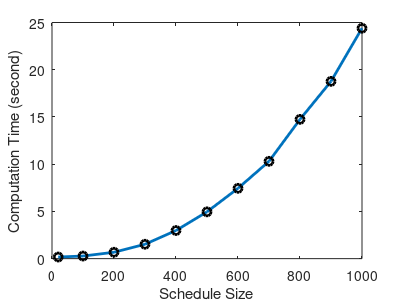

Here is the MATLAB script that generated this plot: (Note: this script raises an error after producing the figure.)
%% Network parameters
% Graph
G.V = [1;2;3;4;5;6;7];    % vertices
% G.C = [100;5;4;2;4;3;5];    %capacity of vertices
% G.C = [100;50;40;20;40;30;50];
G.C = [100;8;4;2;4;3;5];
G.ori = [1];
G.dest = [6,7];

G.Delta = [-1,0,0,0,0,0,0;...
           1,-1,-1,0,0,0,0;...
           0,1,0,-1,-1,0,0;...
           0,0,1,0,0,-1,0;...
           0,0,0,0,1,1,-1;...
           0,0,0,1,0,0,0;...
           0,0,0,0,0,0,1];      % Incidence matrix

X_l = [8;3;2;4;5;1;3];
X_u = [10;5;6;8;6;5;6];

G.W_l = diag(X_l);          % Edge weights: upperbound
G.W_u = diag(X_u);          % Edge weights: lowerbound


% Routes
R = cell(3,4);

R{1,1} = 1;             % path number
R{1,2} = [1,2,4];       % edges of the path 
R{1,3} = zeros(1,length(R{1,2}));       % aggregated uncertainty at each dest
R{1,4} = zeros(2,length(R{1,2}));       % aggregated travel time at each dest

R{2,1} = 2;         
R{2,2} = [1,2,5,7];
R{2,3} = zeros(1,length(R{2,2}));
R{2,4} = zeros(2,length(R{2,2}));

R{3,1} = 3;
R{3,2} = [1,3,6,7];
R{3,3} = zeros(1,length(R{3,2}));
R{3,4} = zeros(2,length(R{3,2}));

% for each routes, the nodes along the route
R2V = cell(size(R,1),2);
for k_R = 1:size(R,1)
    R2V{k_R,1} = R{k_R,1};    
    route = R{k_R,2};
    R2V{k_R,2} = zeros(1,length(route)+1);
    R2V{k_R,2}(1) = find(G.Delta(:,route(1))<0,1);
    for k = 1:length(route)
         R2V{k_R,2}(k+1) = find(G.Delta(:,route(k))>0,1);
    end
end

R(:,5) = R2V(:,2);

V2R = cell(length(G.V),2);
for v = 1:length(G.V)
    V2R{v,1} = v;
    V2R{v,2} = zeros(1,size(R,1));
    for k_R = 1:size(R,1)
        if sum(ismember(R2V{k_R,2},v))
             V2R{v,2}(k_R) = R{k_R,1};
        end
    end
    V2R{v,2} = V2R{v,2}(V2R{v,2}~=0);
end

% waiting time
w = 1;

% find all converging nodes and corresponding routes
% [the node that has route passing through, corresponding route] = time
% needs to reserve 
for k_R = 1:size(R,1)
    route = R{k_R,2};
    a_agr = 0;
    b_agr = 0;
    for k_2 = 1:length(route)
        if k_2 == 1
            a_agr = a_agr + G.W_l(route(k_2),route(k_2));
            b_agr = b_agr + G.W_u(route(k_2),route(k_2));
        else
            a_agr = a_agr + G.W_l(route(k_2),route(k_2))+w;
            b_agr = b_agr + G.W_u(route(k_2),route(k_2))+w;
        end
        R{k_R,3}(k_2) = b_agr - a_agr;
        R{k_R,4}(1,k_2) =a_agr;     % earliest arrival of k_2'th dest(node)
        R{k_R,4}(2,k_2) =b_agr;     % latest arrival of k_2'th dest(node)     
    end
end

%% Case study parameters
v_0 = 5;    % closing node
% N = 1000;     % number of demands
% max_dpT = 800;   % maximum of departure time (when generating)

% S = zeros(N,1);     % schedules 
% Demand_R = zeros(N,1);  % routes for demands
% S = round(rand(N,1)*max_dpT,1);
% Demand_R = randi(size(R,1),N,1);   % choose routes randomly (uniform distr)

% save('sche_ex11.mat','S');
% save('demand_ex11.mat','Demand_R');

% 20-UAV example
% load('sche_ex0.mat','S');
% load('demand_ex0.mat','Demand_R');

% 100-UAV example
% load('sche_ex1.mat','S');
% load('demand_ex1.mat','Demand_R');

% maximum size 1000

%% Computation/Verification (1 backup node)
% Verify that S satisfies the safety constraint when all nodes are
% available
% [safe_set, C_check] = verification_1_node(G,R,Demand_R,S,[],w);
 
% Verify that S satisfies the safety constraint when v_0 is disabled
% [safe_set, C_check] = verification_1_node(G,R,Demand_R,S,v_0,w);

% % check safety for the 11 datasets when node 5 is closed
% max_file = 11;
% verify_time = zeros(max_file,1);
% size_arr = zeros(max_file,1);
% for i =1:max_file
%     name_sche = ['sche_ex',num2str(i-1),'.mat'];
%     name_demand = ['demand_ex',num2str(i-1),'.mat'];
%     load(name_sche,'S');
%     load(name_demand,'Demand_R');
%     size_arr(i) = size(S,1);
%     tStart = tic; 
%     [safe_set, C_check] = verification_1_node(G,R,Demand_R,S,v_0,w);
%     tEnd = toc(tStart);
%     verify_time(i) = tEnd;
% end
% save('verification','verify_time');
% save('size_info','size_arr');

%% plots

% plot N vs computation time
load('verification','verify_time');
load('size_info','size_arr');

figure
set(gcf,'Units','Inches')
set(gcf,'Position',[4 4 4 3])
set(gca,'units','inches')
set(gcf, 'PaperUnits','inches');        
set(gcf, 'PaperSize', [4 3]);
set(gcf, 'PaperPositionMode', 'manual');
set(gcf, 'PaperPosition', [0 0 4 3]);
% curve
plot(size_arr, verify_time,'Linewidth',2);
hold on
% dots
plot(size_arr, verify_time,'ko','Linewidth',2);
ylabel('Computation Time (second)')
xlabel('Schedule Size')
% saveas(gcf,'size_time','pdf')
saveas(gcf,'size_time','fig')


% plot verification of size 20
load('sche_ex0.mat','S');
load('demand_ex0.mat','Demand_R');
[safe_set, C_check] = verification_1_node(G,R,Demand_R,S,v_0,w);
% 
% 
% 
v_check = 2;
size_bound = size(C_check{v_check},1);
x = C_check{v_check}(:,1);  % x_start of bar
dx = C_check{v_check}(:,2)-C_check{v_check}(:,1);     % width of bar
y1 = zeros(1,size_bound);  % y_start of rerouted bar (always 0)
dy1 = C_check{v_check}(:,3);  % height of rerouted bar
y2 = dy1;  % y_start of unaffected bar
dy2 =  C_check{v_check}(:,4);  % height of unaffected bar


figure
set(gcf,'Units','Inches')
set(gcf,'Position',[4 4 4 3])
set(gca,'units','inches')
set(gcf, 'PaperUnits','inches');        
set(gcf, 'PaperSize', [4 3]);
set(gcf, 'PaperPositionMode', 'manual');
set(gcf, 'PaperPosition', [0 0 4 3]);
hold on
for ii=1:length(x)
    rectangle('position',[x(ii) y1(ii) dx(ii) dy1(ii)],'LineWidth',1.5) % N_v
    hold on
    rectangle('position',[x(ii) y2(ii) dx(ii) dy2(ii)],'FaceColor','c') % N_R
    hold on
end
plot([0 max(C_check{v_check}(:,2))+1],[G.C(v_check),G.C(v_check)],'b-.','Linewidth',2)
axis([0 max(C_check{v_check}(:,2))+1 0 max([max(sum(C_check{v_check}(:,3:4),2)),G.C(v_check)])+4])

hold on
text(42,13,'N_{v_2}','Color','black','FontSize',12)
rectangle('position',[48 12.8 7 1],'LineWidth',1.5)

text(42,11.5,'N_R','Color','black','FontSize',12)
rectangle('position',[48 11 7 1],'FaceColor','c')

text(42,9.5,'C_{v_2}','Color','black','FontSize',12)
plot([48 55],[10 10], 'b-.','Linewidth',2)
hold off
ylabel('Number of UAVs')
xlabel('t_c (minute)')
% saveas(gcf,'case_study20','pdf')
saveas(gcf,'case_study20','fig')


